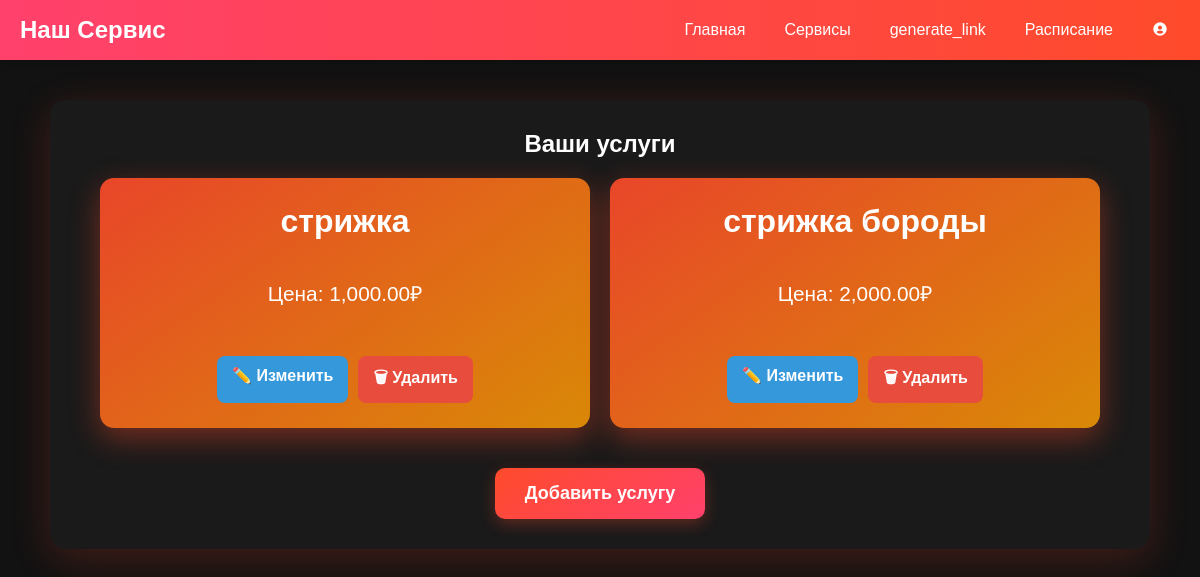
Page /services/ (signed in) on the committed database.
### services/models.py (models this page shows, shortened)
class ServiceModel(models.Model):
    user = models.ForeignKey(User, verbose_name= "", on_delete=models.CASCADE)
    name = models.CharField('service', max_length=250)
    price = models.DecimalField('price',max_digits=6, decimal_places=2)
    description = models.TextField(blank = True, null=True)
    class Meta:
        verbose_name = ("Service")
        verbose_name_plural = ("Services")

### services/views.py (the view)
# urls.py: path('', ServiceView.as_view(), name='service_list'),
class ServiceView(LoginRequiredMixin, ListView):
    model = ServiceModel
    template_name = 'services/service_page.html'
    context_object_name = 'services'
    def get_queryset(self):
        return ServiceModel.objects.filter(user=self.request.user)  # Только свои услуги

### services/templates/services/service_page.html (shortened to what this page needs)
{% extends "main_page/base.html" %}
{% load static %}
{% load humanize %}
{% block extra_css %}
    <link rel="stylesheet" href="{% static 'services/css/service_page.css' %}">
    <link rel="stylesheet" href="{% static 'main_page/css/navbar.css' %}">
    <link href='https://unpkg.com/boxicons@2.1.4/css/boxicons.min.css' rel='stylesheet'>
{% endblock %}
{% block body %}
{% include "main_page/base.html" %}
    <div class="service-container">
        <h2>Ваши услуги</h2>
        <div class="service-list">
            {% for service in services %}
                <div class="service-item">
                    <h3>{{ service.name }}</h3>
                    <p>Цена: {{ service.price|intcomma }}₽</p>
                    <div class="service-actions">
                        <a href="{% url 'service:service_update' service.pk %}" class="edit-button">
                            ✏️ Изменить
                        </a>
                        <form method="POST" action="{% url 'service:service_delete' service.pk %}" style="display:inline;">
                            <button type="submit" class="delete-button" onclick="return confirm('Удалить услугу {{ service.name }}?');">
                                🗑 Удалить
                            </button>
                        </form>
                    </div>
                </div>
            {% empty %}
                <p>У вас еще нет услуг.</p>
            {% endfor %}
        </div>
        <a href="{% url 'service:service_add' %}" class="add-service-button">Добавить услугу</a>
    </div>
{% endblock %}

### services/static/services/css/service_page.css (style rules this page uses)
body { font-family: 'Poppins', sans-serif; margin: 0; padding: 0; background-color: #0d0d0d; color: #fff; text-align: center; }
.service-container { max-width: 1100px; margin: 40px auto; padding: 30px; background: #1a1a1a; border-radius: 16px; box-shadow: 0 10px 40px rgba(255, 75, 43, 0.2); animation: fadeIn 0.8s ease-in-out; }
.service-list { display: grid; grid-template-columns: repeat(2, 1fr); gap: 20px; padding: 20px; }
.service-item { background: linear-gradient(145deg, rgba(255, 75, 43, 0.9), rgba(238, 149, 5, 0.9)); color: #fff; padding: 25px; border-radius: 14px; box-shadow: 0 10px 30px rgba(255, 75, 43, 0.4); text-align: center; transition: transform 0.3s ease, box-shadow 0.3s ease; display: flex; flex-direction: column; align-items: center; justify-content: space-between; min-height: 250px; }
.service-item h3 { font-size: 2em; font-weight: 600; margin-bottom: 15px; }
.service-item p { font-size: 1.3em; margin-bottom: 15px; }
.add-service-button { display: inline-block; margin-top: 20px; padding: 15px 30px; font-size: 18px; color: white; background: linear-gradient(145deg, #FF4B2B, #FF416C); border: none; border-radius: 10px; text-decoration: none; font-weight: 600; box-shadow: 0 5px 15px rgba(255, 75, 43, 0.3); transition: transform 0.3s ease, box-shadow 0.3s ease; }
.delete-button { background: linear-gradient(145deg, #e60000, #ff1a1a); color: white; border: none; padding: 10px 18px; border-radius: 8px; font-size: 16px; font-weight: bold; cursor: pointer; transition: transform 0.2s ease, box-shadow 0.3s ease; width: 100%; margin-top: auto; }
.service-actions { display: flex; gap: 10px; margin-top: 10px; }
.edit-button { display: inline-block; padding: 10px 15px; font-size: 16px; font-weight: bold; text-decoration: none; color: white; background: #3498db; border-radius: 8px; transition: 0.3s; }
.delete-button { padding: 10px 15px; font-size: 16px; font-weight: bold; border: none; border-radius: 8px; background: #e74c3c; color: white; cursor: pointer; transition: 0.3s; }

### main_page/static/main_page/css/navbar.css (style rules this page uses)
* { margin: 0; padding: 0; box-sizing: border-box; }
body { font-family: 'Poppins', sans-serif; background-color: #121212; color: #fff; padding-top: 60px; }

### rows in the picture
ServiceModel: name "стрижка", price "1,000.00"
ServiceModel: name "стрижка бороды", price "2,000.00"
